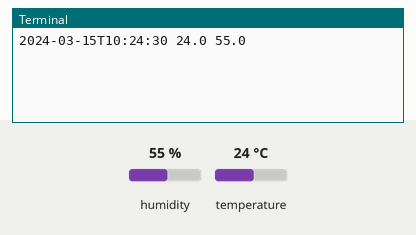
Recording of a program running on a simulated Raspberry Pi (BCM pin numbers). Shown: the last lines printed to the terminal. The inputs (shaded band) are chosen by the test bench; at power-on: temperature 24 °C, humidity 55 %. The clock reads 2024-03-15 10:24:30 at power-on unless the program sets it; files the program writes start out absent; random numbers come from a fixed seed.

Above: at 1.2 s.
1.3 s: temperature set to 33 °C
At 7.2 s:
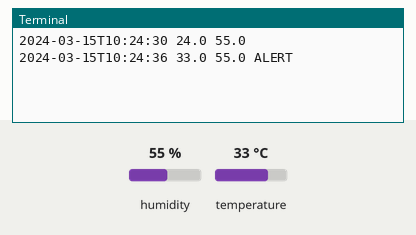
12.7 s: humidity set to 22 %
At 17.5 s:
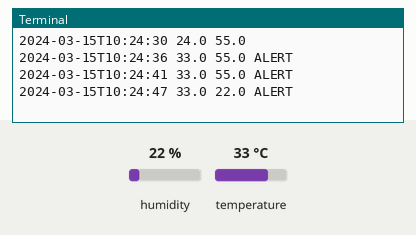
19.1 s: humidity set to 40 %
At 23.8 s:
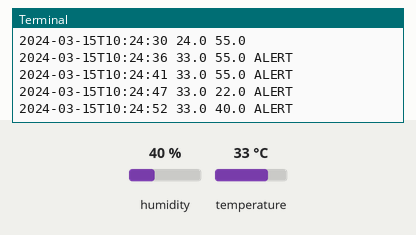
Timing chart, 0 to 25.3 s (numbered marks = the images above; inputs shaded):
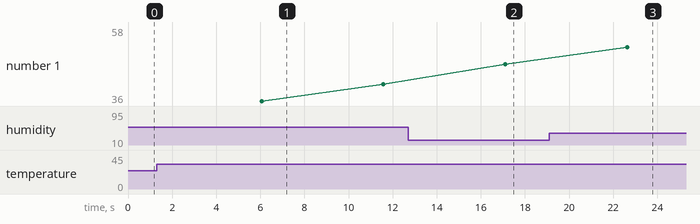

The program:

monitor.py
```python
import argparse, sqlite3, time, random
from datetime import datetime
DB='sensor.db'
def init(c): c.execute('CREATE TABLE IF NOT EXISTS readings(ts TEXT PRIMARY KEY,temp_c REAL,humidity REAL)')
def read_sensor(sim=False):
 if sim:return round(random.uniform(20,30),2),round(random.uniform(35,70),2)
 import Adafruit_DHT; h,t=Adafruit_DHT.read_retry(Adafruit_DHT.DHT22,4); return round(t,2),round(h,2)
def main():
 p=argparse.ArgumentParser();p.add_argument('--simulate',action='store_true');p.add_argument('--interval',type=int,default=5);p.add_argument('--temp-alert',type=float,default=32);a=p.parse_args()
 c=sqlite3.connect(DB);init(c)
 try:
  while True:
   t,h=read_sensor(a.simulate);ts=datetime.now().isoformat(timespec='seconds');c.execute('INSERT OR REPLACE INTO readings VALUES(?,?,?)',(ts,t,h));c.commit();print(ts,t,h,'ALERT' if t>=a.temp_alert else '');time.sleep(a.interval)
 except KeyboardInterrupt: pass
if __name__=='__main__':main()
```

Measured:
- after the input at 1.3 s, the terminal: prints a new line after 4.8 s (image 1)
- after the input at 12.7 s, the terminal: prints a new line after 4.4 s (image 2)
- after the input at 19.1 s, the terminal: prints a new line after 3.5 s (image 3)
